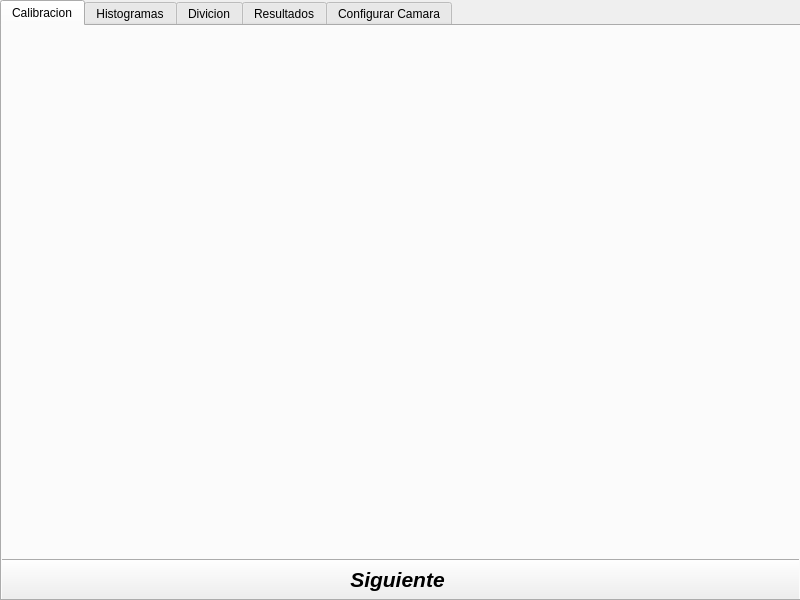
<?xml version="1.0" encoding="UTF-8"?>
<ui version="4.0">
 <class>main_qwidget</class>
 <widget class="QWidget" name="main_qwidget">
  <property name="geometry">
   <rect>
    <x>0</x>
    <y>0</y>
    <width>800</width>
    <height>600</height>
   </rect>
  </property>
  <property name="windowTitle">
   <string>Calidad Prado</string>
  </property>
  <widget class="QTabWidget" name="taps_">
   <property name="geometry">
    <rect>
     <x>0</x>
     <y>0</y>
     <width>801</width>
     <height>601</height>
    </rect>
   </property>
   <property name="contextMenuPolicy">
    <enum>Qt::DefaultContextMenu</enum>
   </property>
   <property name="currentIndex">
    <number>0</number>
   </property>
   <widget class="QWidget" name="tabs_calibracion">
    <attribute name="title">
     <string>Calibracion</string>
    </attribute>
    <widget class="QPushButton" name="boton_siguiente_tag1">
     <property name="geometry">
      <rect>
       <x>-10</x>
       <y>533</y>
       <width>811</width>
       <height>41</height>
      </rect>
     </property>
     <property name="font">
      <font>
       <pointsize>16</pointsize>
       <italic>true</italic>
       <bold>true</bold>
      </font>
     </property>
     <property name="text">
      <string>Siguiente</string>
     </property>
    </widget>
    <widget class="QWidget" name="gridLayoutWidget">
     <property name="geometry">
      <rect>
       <x>-1</x>
       <y>-1</y>
       <width>391</width>
       <height>531</height>
      </rect>
     </property>
     <layout class="QGridLayout" name="antes_calibracion_layout">
      <property name="sizeConstraint">
       <enum>QLayout::SetFixedSize</enum>
      </property>
     </layout>
    </widget>
    <widget class="QWidget" name="gridLayoutWidget_2">
     <property name="geometry">
      <rect>
       <x>410</x>
       <y>0</y>
       <width>391</width>
       <height>531</height>
      </rect>
     </property>
     <layout class="QGridLayout" name="despues_calibracion_layout">
      <property name="sizeConstraint">
       <enum>QLayout::SetFixedSize</enum>
      </property>
     </layout>
    </widget>
   </widget>
   <widget class="QWidget" name="tab_histogramas">
    <attribute name="title">
     <string>Histogramas</string>
    </attribute>
    <widget class="QPushButton" name="boton_siguiente_tag2">
     <property name="geometry">
      <rect>
       <x>-10</x>
       <y>530</y>
       <width>811</width>
       <height>41</height>
      </rect>
     </property>
     <property name="font">
      <font>
       <pointsize>16</pointsize>
       <italic>true</italic>
       <bold>true</bold>
      </font>
     </property>
     <property name="text">
      <string>Siguiente</string>
     </property>
    </widget>
    <widget class="QWidget" name="gridLayoutWidget_3">
     <property name="geometry">
      <rect>
       <x>0</x>
       <y>0</y>
       <width>391</width>
       <height>261</height>
      </rect>
     </property>
     <layout class="QGridLayout" name="histograma_antes_layout">
      <property name="sizeConstraint">
       <enum>QLayout::SetNoConstraint</enum>
      </property>
     </layout>
    </widget>
    <widget class="QWidget" name="gridLayoutWidget_4">
     <property name="geometry">
      <rect>
       <x>400</x>
       <y>0</y>
       <width>401</width>
       <height>261</height>
      </rect>
     </property>
     <layout class="QGridLayout" name="histograma_despues_layout">
      <property name="sizeConstraint">
       <enum>QLayout::SetNoConstraint</enum>
      </property>
     </layout>
    </widget>
    <widget class="QWidget" name="gridLayoutWidget_5">
     <property name="geometry">
      <rect>
       <x>0</x>
       <y>270</y>
       <width>391</width>
       <height>261</height>
      </rect>
     </property>
     <layout class="QGridLayout" name="foto_antes_layout">
      <property name="sizeConstraint">
       <enum>QLayout::SetNoConstraint</enum>
      </property>
     </layout>
    </widget>
    <widget class="QWidget" name="gridLayoutWidget_6">
     <property name="geometry">
      <rect>
       <x>400</x>
       <y>270</y>
       <width>401</width>
       <height>261</height>
      </rect>
     </property>
     <layout class="QGridLayout" name="foto_despues_layout">
      <property name="sizeConstraint">
       <enum>QLayout::SetNoConstraint</enum>
      </property>
     </layout>
    </widget>
   </widget>
   <widget class="QWidget" name="tab_divicion">
    <attribute name="title">
     <string>Divicion</string>
    </attribute>
    <widget class="QPushButton" name="boton_siguiente_tag3">
     <property name="geometry">
      <rect>
       <x>-10</x>
       <y>530</y>
       <width>811</width>
       <height>41</height>
      </rect>
     </property>
     <property name="font">
      <font>
       <pointsize>16</pointsize>
       <italic>true</italic>
       <bold>true</bold>
      </font>
     </property>
     <property name="text">
      <string>Siguiente</string>
     </property>
    </widget>
    <widget class="QWidget" name="gridLayoutWidget_7">
     <property name="geometry">
      <rect>
       <x>0</x>
       <y>0</y>
       <width>801</width>
       <height>531</height>
      </rect>
     </property>
     <layout class="QGridLayout" name="divicion_grid_layout">
      <property name="sizeConstraint">
       <enum>QLayout::SetFixedSize</enum>
      </property>
     </layout>
    </widget>
   </widget>
   <widget class="QWidget" name="tab_resultados">
    <attribute name="title">
     <string>Resultados</string>
    </attribute>
    <widget class="QPushButton" name="boton_siguiente_tag4">
     <property name="geometry">
      <rect>
       <x>0</x>
       <y>530</y>
       <width>401</width>
       <height>41</height>
      </rect>
     </property>
     <property name="font">
      <font>
       <pointsize>16</pointsize>
       <italic>true</italic>
       <bold>true</bold>
      </font>
     </property>
     <property name="text">
      <string>Siguiente</string>
     </property>
    </widget>
    <widget class="QPushButton" name="boton_agregar_tag4">
     <property name="geometry">
      <rect>
       <x>400</x>
       <y>530</y>
       <width>401</width>
       <height>41</height>
      </rect>
     </property>
     <property name="font">
      <font>
       <pointsize>16</pointsize>
       <italic>true</italic>
       <bold>true</bold>
      </font>
     </property>
     <property name="text">
      <string>Agregar</string>
     </property>
    </widget>
    <widget class="QWidget" name="gridLayoutWidget_8">
     <property name="geometry">
      <rect>
       <x>-1</x>
       <y>-1</y>
       <width>801</width>
       <height>531</height>
      </rect>
     </property>
     <layout class="QGridLayout" name="resultados_layout">
      <property name="sizeConstraint">
       <enum>QLayout::SetFixedSize</enum>
      </property>
     </layout>
    </widget>
   </widget>
   <widget class="QWidget" name="configurar_camera">
    <attribute name="title">
     <string>Configurar Camara</string>
    </attribute>
    <widget class="QWidget" name="gridLayoutWidget_9">
     <property name="geometry">
      <rect>
       <x>0</x>
       <y>0</y>
       <width>381</width>
       <height>521</height>
      </rect>
     </property>
     <layout class="QGridLayout" name="config_camera_layout_tag5">
      <property name="sizeConstraint">
       <enum>QLayout::SetFixedSize</enum>
      </property>
     </layout>
    </widget>
    <widget class="QWidget" name="gridLayoutWidget_10">
     <property name="geometry">
      <rect>
       <x>400</x>
       <y>0</y>
       <width>401</width>
       <height>521</height>
      </rect>
     </property>
     <layout class="QGridLayout" name="config_camera_result_layout_tag5">
      <property name="sizeConstraint">
       <enum>QLayout::SetFixedSize</enum>
      </property>
     </layout>
    </widget>
    <widget class="QPushButton" name="boton_calcular_tag5">
     <property name="geometry">
      <rect>
       <x>390</x>
       <y>530</y>
       <width>411</width>
       <height>41</height>
      </rect>
     </property>
     <property name="font">
      <font>
       <pointsize>16</pointsize>
       <italic>true</italic>
       <bold>true</bold>
      </font>
     </property>
     <property name="text">
      <string>Calcular</string>
     </property>
    </widget>
    <widget class="QPushButton" name="boton_siguiente_tag5">
     <property name="geometry">
      <rect>
       <x>0</x>
       <y>530</y>
       <width>391</width>
       <height>41</height>
      </rect>
     </property>
     <property name="font">
      <font>
       <pointsize>16</pointsize>
       <italic>true</italic>
       <bold>true</bold>
      </font>
     </property>
     <property name="text">
      <string>Siguiente</string>
     </property>
    </widget>
   </widget>
  </widget>
 </widget>
 <resources/>
 <connections/>
</ui>
